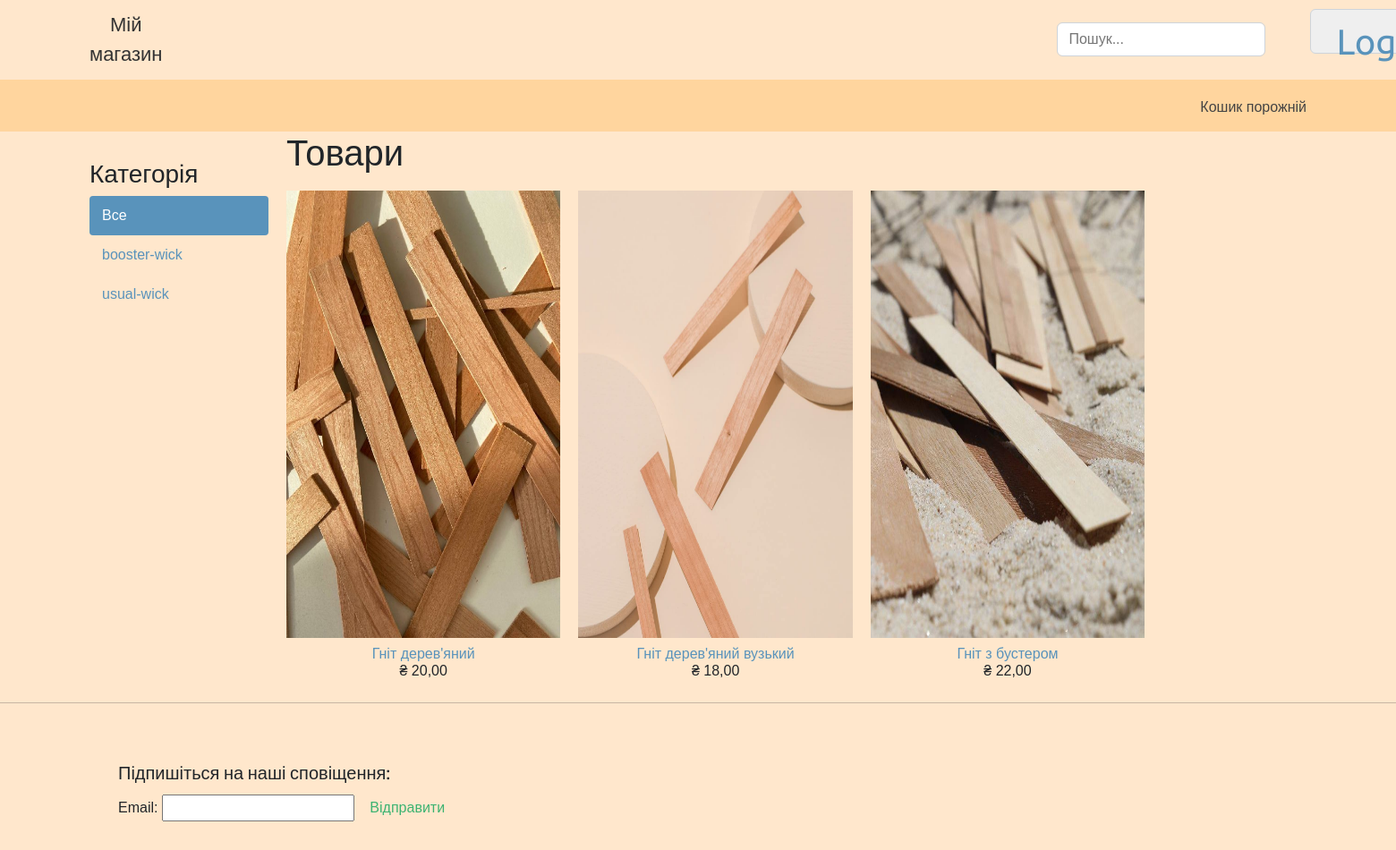
The app's page /, older data.
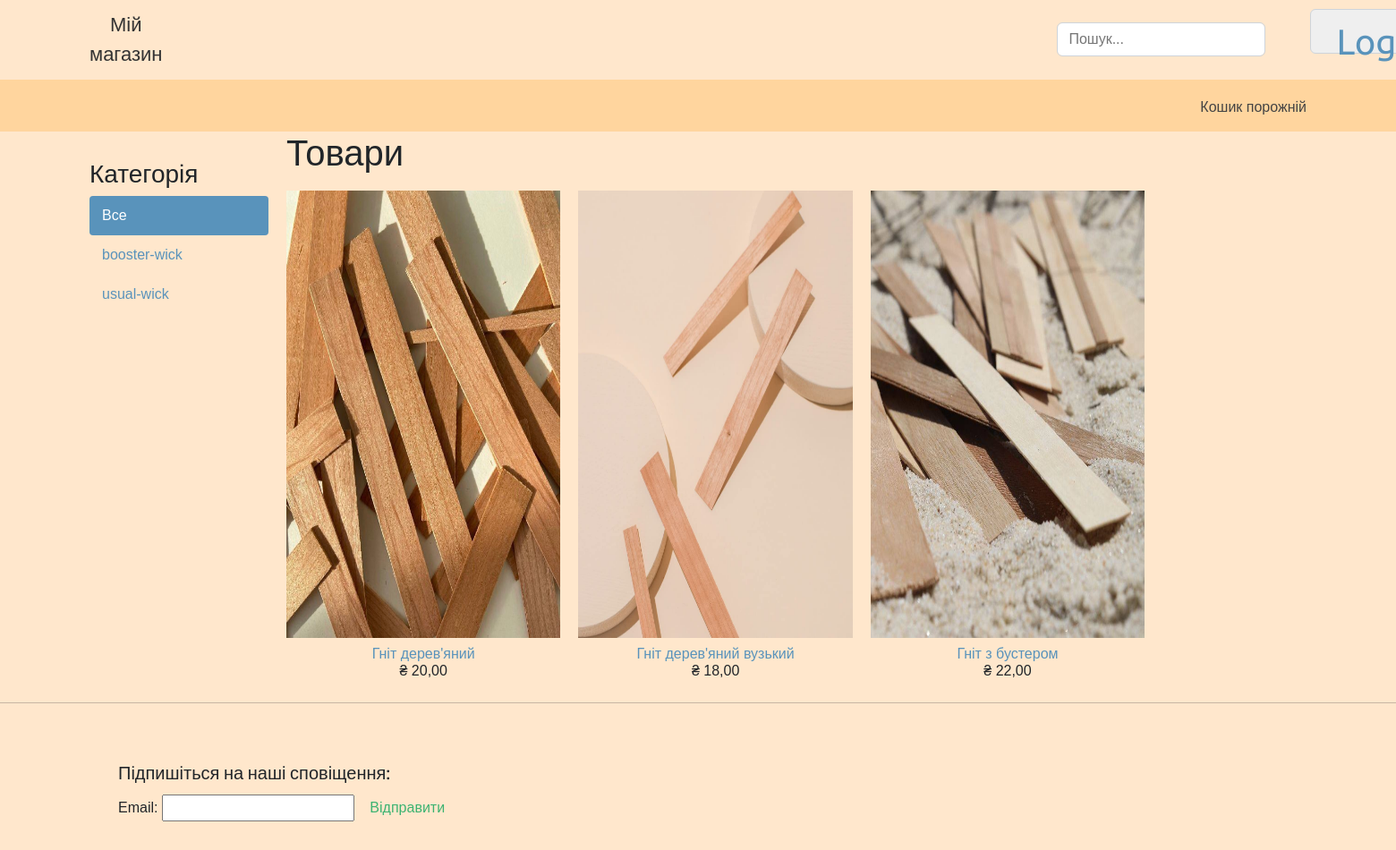
The same page, newer data.
### myshop/models.py (models this page shows, shortened)
class Category(models.Model):
    name = models.CharField(max_length=100, db_index=True)
    slug = models.SlugField(max_length=100, unique=True)
    class Meta:
        ordering = ('name',)
        verbose_name = 'Категорія'
        verbose_name_plural = 'Категорії'
    def get_absolute_url(self):
        return reverse('myshop:product_list_by_category', args=[self.slug])

class Product(models.Model):
    category = models.ForeignKey(Category,
                                 related_name='products',
                                 on_delete=models.CASCADE)
    name = models.CharField('Назва', max_length=150, db_index=True)
    slug = models.CharField(max_length=150, db_index=True, unique=True)
    image = models.ImageField(upload_to='product/%Y/%m/%d', blank=True)
    description = models.TextField('Опис', max_length=1000, blank=True)
    price = models.DecimalField(max_digits=10, decimal_places=2)
    available = models.BooleanField('Наявність', default=True)
    diameter = models.DecimalField('Ширина', max_digits=4, decimal_places=1, default=0)
    booster = models.BooleanField('Бустер', default=False)
    created = models.DateTimeField(auto_now_add=True)
    uploaded = models.DateTimeField(auto_now=True)
    class Meta:
        ordering = ('name',)
        verbose_name = 'Товар'
        verbose_name_plural = 'Товари'
        index_together = (('id', 'slug'), )

### myshop/views.py (the view)
# urls.py: path('', views.product, name='product_list'),
def product(request, category_slug=None):
    category = None
    categories = Category.objects.all()
    search_query = request.GET.get('search', '')
    if search_query:
        products = Product.objects.filter(available=True and Q(name__icontains=search_query) | Q(description__icontains=search_query))
    else:
        products = Product.objects.filter(available=True)
    if category_slug:
        category = get_object_or_404(Category, slug=category_slug)
        products = products.filter(category=category)
    return render(request, 'shop/product/list.html',
                  {
                      'category': category,
                      'categories': categories,
                      'products': products
                  })

### contact/forms.py
class ContactForm(forms.ModelForm):
    class Meta:
        model = Contact
        fields = ('email', )
        widgets = {
            'email': forms.EmailInput(attrs={'class': 'editContent'})
        }

### cart/cart.py (called while the page is built)
    def __len__(self):
        return sum(item['quantity'] for item in self.cart.values())

### cart/context_processors.py (called while the page is built)
def cart(request):
    return {'cart': Cart(request)}

### contact/templatetags/contact_tags.py (called while the page is built)
@register.inclusion_tag('contact/tags/form.html')
def contact_form():
    return {'contact_form': ContactForm()}

### myshop/templates/shop/product/list.html (shortened to what this page needs)
{% extends "shop/base.html" %}
{% load static %}
{% block content %}
<div id="sidebar">
    <h3>Категорія</h3>
    <ul>
        <li {% if not category %} class="selected" {% endif %}>
            <a href="{% url 'shop:product_list' %}">Все</a>
        </li>
        {% for c in categories %}
        <li {% if category.slug == c.slug %} class="selected" {% endif %}>
            <a href="{{ c.get_absolute_url }}">{{ c.name }}</a>
        </li>
        {% endfor %}
    </ul>
</div>
<div id="main" class="product-list">
    <h1>{% if category %}{{ category.name }}{% else %}Товари{% endif %}</h1>
    {% for product in products %}
    <div class="item">
        <a href="/detail/{{ product.id }}">
            <img height="500"
                 src="{% if product.image %}{{ product.image.url }}{%else %}{% static 'img/no_image.png' %}{% endif %}">
        </a>
        <a href="{{ product.id }}">{{ product.name }}</a>
        <br>
        ₴ {{ product.price }}
    </div>
    {% endfor %}
</div>
{% endblock %}

### myshop/templates/shop/base.html (shortened to what this page needs)
{% load static %}
{% load contact_tags %}
{% load socialaccount %}
<html lang="uk">
<head>
    <link rel="stylesheet" href="https://cdn.jsdelivr.net/npm/bootstrap@5.2.3/dist/css/bootstrap.min.css"
>
    <link href="{% static 'css/base.css' %}" rel="stylesheet">
</head>
<body style="background-color:#FFE7CC;">
<div>
<div id="header">
    <a href="/" class="logo">Мій магазин</a>
    <form method="get">
        <input type="search" class="search-form" name="search"
               placeholder="Пошук..."
               aria-label="Search">
    </form>
    <div class="d-inline-flex mt-2 mt-md-0 ms-md-auto">
        <button type="button" class="button-login">
            {% if user.is_authenticated %}
            <a href="{% url 'account_logout' %}" url="/">
                <p class="#">Loguot</p>
            </a>
            {% else %}
            <a href="{% url 'account_login' %}" url="/">
                <h1 class="#">Login</h1>
            </a>
            {% endif %}
        </button>
    </div>
</div>
<div id="subheader" style="background-color:#FFD59E;">
    <div class="cart">
        {% with total_items=cart|length %}
        {% if cart|length > 0 %}
        В кошику:
        <a href="{% url 'cart:cart_detail' %}">
            {{ total_items }} шт, ₴ {{ cart.get_total_price }}
        </a>
        {% else %}
        Кошик порожній
        {% endif %}
        {% endwith %}
    </div>
</div>
<div id="content">
    {% block content %}{% endblock %}
</div>
<hr>
<div class="container">{% contact_form %}</div>
</body>
</html>

### myshop/templates/contact/tags/form.html (shortened to what this page needs)
{% load static %}
<div class="contact_form">
    <h5>Підпишіться на наші сповіщення:</h5>
    <form action="{% url 'contact' %}" method="post" class="w3layouts-newsletter">
        {{ contact_form }}
        <button class="btn1 btn"><span class="fa fa-paper-plane-o" aria-hidden="true"
                                       style="color: MediumSeaGreen">Відправити</span></button>
    </form>
</div>

### static/css/base.css (style rules this page uses)
body { margin:0; padding:0; font-family:helvetica, sans-serif; }
h1, h2, h3, h4, h5 , h6 { font-family: 'Ubuntu', sans-serif; font-weight:normal; }
a { text-decoration:none; color:#5993bb; }
#header { background: withe; color: #444; padding: 10px 100px; overflow: auto; text-align: center; display: inline-flex!important; }
.contact_form { padding: 50px 100px 30px 0px; float: left; }
#subheader { background:#ececec; color:#444; padding:15px 100px; overflow:auto; }
.button-login { margin-left: 50px; border: 1px solid #ced4da; border-radius: 0.375rem; padding: 12px 28px; height: 50px; }
.search-form { display: block; padding: 0.375rem 0.75rem; font-size: 1rem; font-weight: 100; line-height: 1.5; color: #212529; background-color: #fff; background-clip: padding-box; border: 1px solid #ced4da; -webkit-appearance: none; -moz-appearance: none; appearance: none; border-radius: 0.375rem; transition: border-color .15s ease-in-out,box-shadow .15s ease-in-out; float: right; margin-top: 15px; }
#header .logo { font-family: 'Ubuntu', sans-serif; float:left; color:#333; font-size:22px; margin-right: 1000px; }
#subheader .cart { float:right; padding-top:4px; }
#content { padding:0 100px; overflow:hidden; }
#sidebar { width:220px; padding:30px 20px 0 0; float:left; }
#sidebar ul { margin:0; padding:0; }
#sidebar ul li { margin:0; list-style:none; padding:10px 14px; }
#sidebar ul li a { display:block; }
#sidebar ul li.selected { background:#5993bb; border-radius:4px; }
#sidebar ul li.selected a { color:#fff; }
#main { float:left; width: 96%; margin-right:-220px; overflow:hidden; }
.product-list .item { width:25%; padding:10px 20px 10px 0; float:left; text-align:center; line-height:1.2; position: relative; }
.product-list .item img { width:100%; margin-bottom:8px; }

Row changes from the older to the newer data that the page shows:
changed Product "Гніт дерев'яний": image: a different picture
